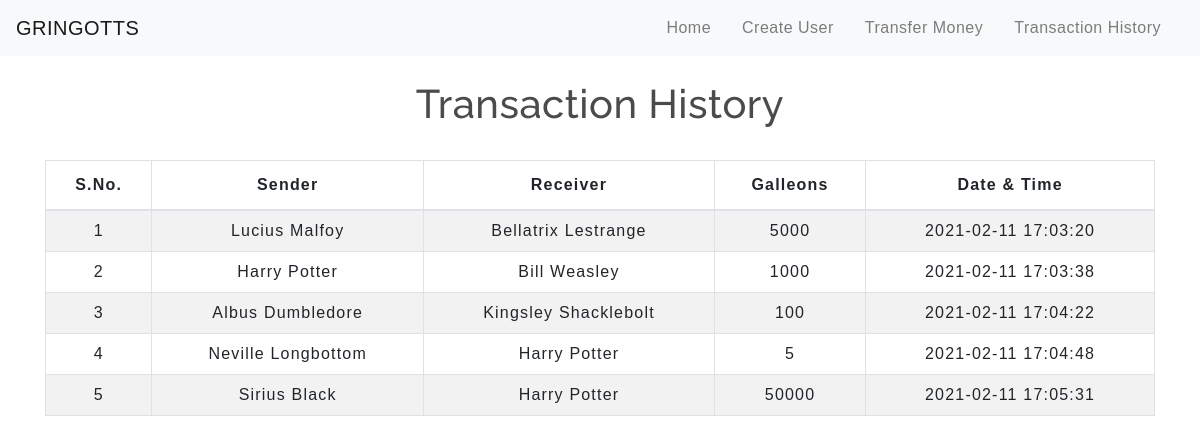
The page /transactionhistory.php on the database its author committed.
### tables this page shows
CREATE TABLE `transaction` (
  `sno` int(3) NOT NULL,
  `sender` text NOT NULL,
  `receiver` text NOT NULL,
  `balance` int(8) NOT NULL,
  `datetime` datetime NOT NULL DEFAULT current_timestamp()
);

### transactionhistory.php (the view, shortened to what this page needs)
<!DOCTYPE html>
<html lang="en">
<head>
    <link rel="stylesheet" href="https://stackpath.bootstrapcdn.com/bootstrap/4.5.2/css/bootstrap.min.css">
    <link rel="stylesheet" type="text/css" href="css/table.css">
    <link rel="stylesheet" type="text/css" href="css/navbar.css">
</head>
<body>
<?php
  include 'navbar.php';
?>
	<div class="container">
        <h2 class="text-center pt-4">Transaction History</h2>
       <br>
       <div class="table-responsive-sm">
    <table class="table table-hover table-striped table-condensed table-bordered">
        <thead>
            <tr>
                <th class="text-center">S.No.</th>
                <th class="text-center">Sender</th>
                <th class="text-center">Receiver</th>
                <th class="text-center">Galleons</th>
                <th class="text-center">Date & Time</th>
            </tr>
        </thead>
        <tbody>
        <?php
            include 'config.php';
            $sql ="select * from transaction";
            $query =mysqli_query($conn, $sql);
            while($rows = mysqli_fetch_assoc($query))
            {
        ?>
            <tr>
            <td class="py-2"><?php echo $rows['sno']; ?></td>
            <td class="py-2"><?php echo $rows['sender']; ?></td>
            <td class="py-2"><?php echo $rows['receiver']; ?></td>
            <td class="py-2"><?php echo $rows['balance']; ?> </td>
            <td class="py-2"><?php echo $rows['datetime']; ?> </td>
        <?php
            }
        ?>
        </tbody>
    </table>
    </div>
</div>
</body>
</html>

### css/table.css (style rules this page uses)
* { padding: 0; margin: 0; box-sizing: border-box; font-family: sans-serif; }
h2 { font-size: 40px; }
table { letter-spacing: 1.2px; }
td { text-align: center; }

### css/navbar.css (style rules this page uses)
h2 { color: #4C4B4B; letter-spacing: 0.5px; font-family: raleway; }

### rows shown on the page
transaction: sno "1", sender "Lucius Malfoy", receiver "Bellatrix Lestrange", balance "5000", datetime "2021-02-11 17:03:20"
transaction: sno "2", sender "Harry Potter", receiver "Bill Weasley", balance "1000", datetime "2021-02-11 17:03:38"
transaction: sno "3", sender "Albus Dumbledore", receiver "Kingsley Shacklebolt", balance "100", datetime "2021-02-11 17:04:22"
transaction: sno "4", sender "Neville Longbottom", receiver "Harry Potter", balance "5", datetime "2021-02-11 17:04:48"
transaction: sno "5", sender "Sirius Black", receiver "Harry Potter", balance "50000", datetime "2021-02-11 17:05:31"
